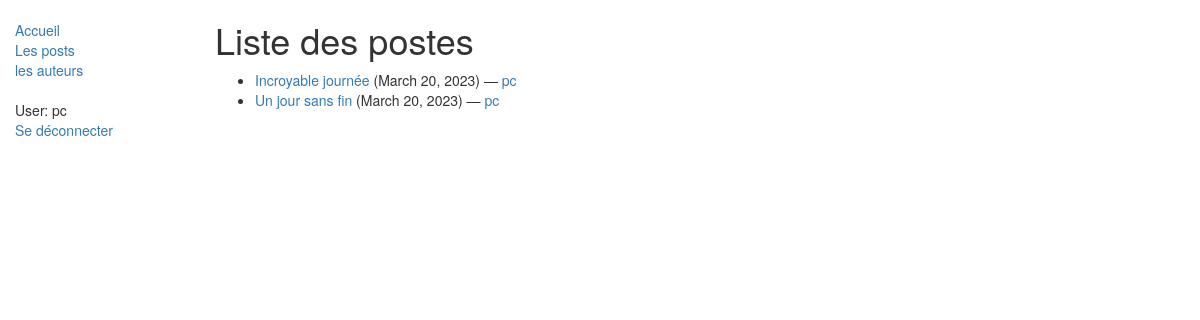
/blogs/ (signed in), run on the app's committed database.
### blog/models.py (models this page shows, shortened)
class Blog(models.Model):
    name = models.CharField(max_length=200)
    description = models.TextField(max_length=2000, help_text="Entrer une description")
    post_date = models.DateField(auto_now_add=True)
    author = models.ForeignKey(BlogAuthor, on_delete=models.SET_NULL, null=True)
    class Meta:
        ordering = ["-post_date"]
    def get_absolute_url(self):
        return reverse('blog:blog-detail', args=[str(self.id)])

class BlogAuthor(models.Model):
    user = models.OneToOneField(User, on_delete=models.SET_NULL, null=True)
    bio = models.TextField(max_length=400, help_text="Entrer votre biographie")
    class Meta:
        ordering = ["user", "bio"]
    def __str__(self):
        return self.user.username

### blog/views.py (the view)
class BlogListView(generic.ListView):
    model = Blog
    paginate_by = 5

### blog/templates/blog/blog_list.html
{% extends "base.html" %}
{% block content %}
    <h1>Liste des postes</h1>
    {% if blog_list %}
    <ul>
      {% for blog in blog_list %}
      <li>
        <a href="{{ blog.get_absolute_url }}">{{ blog.name }}</a> ({{blog.post_date}}) — <a href="{% url 'blog:blogs-by-author' blog.author.pk %}">{{ blog.author }}</a>
      </li>
      {% endfor %}
    </ul>
    {% else %}
      <p>Aucun post trouvé :(</p>
    {% endif %}
{% endblock %}

### blog/templates/base.html (shortened to what this page needs)
<!DOCTYPE html>
<html lang="fr">
<head>
    <link rel="stylesheet" href="https://maxcdn.bootstrapcdn.com/bootstrap/3.3.7/css/bootstrap.min.css">
    {% load static %}
    <link rel="stylesheet" href="{% static 'css/styles.css' %}">
</head>
<body>
<div class="container-fluid">
    <div class="row">
        <div class="col-sm-2">
            {% block sidebar %}
                <ul class="sidebar-nav">
                    <li><a href="{% url 'blog:index' %}">Accueil</a></li>
                    <li><a href="{% url 'blog:blogs' %}">Les posts</a></li>
                    <li><a href="{% url 'blog:bloggers' %}">les auteurs</a></li>
                </ul>
                <ul class="sidebar-nav">
                    {% if user.is_authenticated %}
                        <li>User: {{ user.get_username }}</li>
                        <li><a href="{% url 'logout' %}?next={{ request.path }}">Se déconnecter</a></li>
                    {% else %}
                        <li><a href="{% url 'login' %}?next={{ request.path }}">Se connecter</a></li>
                    {% endif %}
                </ul>
            {% endblock %}
        </div>
        <div class="col-sm-10 ">
            {% block content %}{% endblock %}
        </div>
    </div>
</div>
</body>
</html>

### blog/static/css/styles.css (style rules this page uses)
.sidebar-nav { margin-top: 20px; padding: 0; list-style: none; }

### data on the page
Blog: name "Incroyable journée", post_date "March 20, 2023", author "pc"
Blog: name "Un jour sans fin", post_date "March 20, 2023", author "pc"

### other printed values
{{ user.get_username }} "pc"
